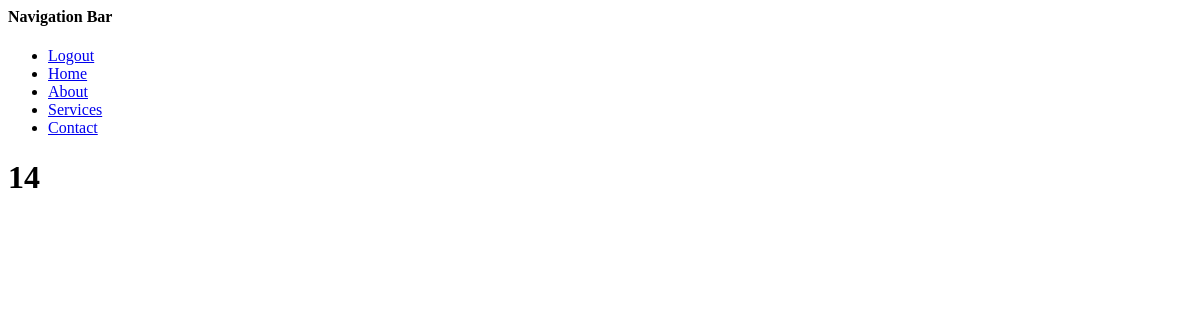
/local/1/ (signed in), run on an earlier commit of the app's database.
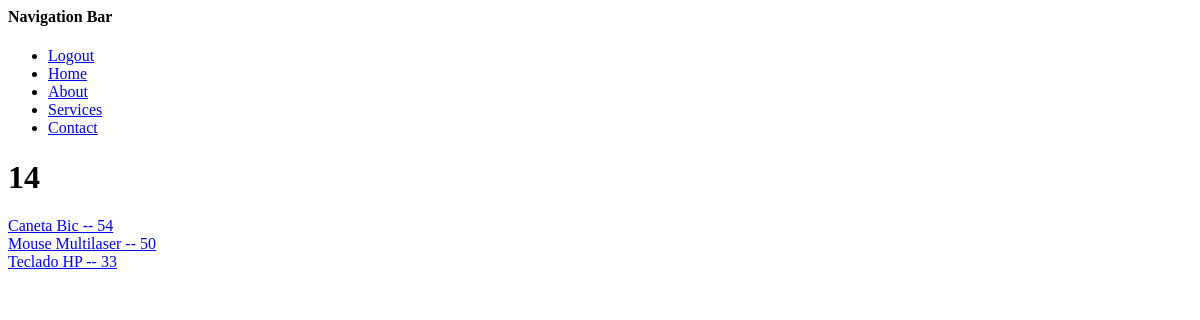
And on a later commit of the database.
### base/models.py (models this page shows, shortened)
class MaterialQuantityStore(models.Model):
    material = models.ForeignKey(Material, on_delete=models.RESTRICT)
    local_store = models.ForeignKey(LocalStore, on_delete=models.RESTRICT)
    quantity_material = models.IntegerField(null=False, blank=False)

class Material (models.Model):
    name = models.CharField(unique=True, max_length=100, null=False)
    description = models.TextField(unique=False, null=True)
    measureUnit = models.CharField(unique=False, max_length=30, null=False)
    updated = models.DateTimeField(auto_now=True)
    created = models.DateTimeField(auto_now_add=True)
    class Meta:
        ordering = ["name"]
    def __str__(self):
        return self.name

### base/views.py (the view)
# urls.py: path("local/<str:pk>/", views.local_item, name="local_item"),
@login_required(login_url="login")
def local_item(request, pk):
    local= LocalStore.objects.get(id=pk)
    materialquantitystores = MaterialQuantityStore.objects.filter(local_store=local)
    context={"local":local, "materialquantitystores":materialquantitystores}
    return render(request,"base/local_item.html", context)

### base/models.py (called while the page is built)
    def __str__(self):
        return self.sala

### base/templates/base/local_item.html
{%extends "main.html"%}
{%block content%}
<h1> {{local}} </h1>
<div>
    {%for materialquantitystore in materialquantitystores%}
        <div>
        <a href="/material/{{material.id}}">{{materialquantitystore.material}} -- {{materialquantitystore.quantity_material}}</a>
        </div>
    {%endfor%}
</div>
{%endblock content%}

What changed in the data, as far as the page shows it:
added MaterialQuantityStore: material "Caneta Bic", quantity_material "54"
added MaterialQuantityStore: material "Mouse Multilaser", quantity_material "50"
added MaterialQuantityStore: material "Teclado HP", quantity_material "33"
